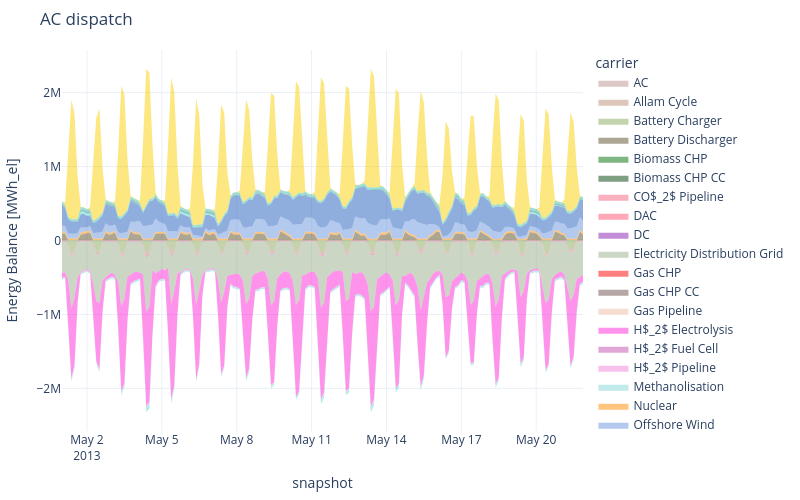

Notebook code for this chart:
### Code cell
fig = s.energy_balance.iplot.area(bus_carrier="AC")
fig.update_layout(title="AC dispatch", height=500)

### Figure 1 — Plotly figure (JSON) as saved in the notebook; plotly's stock layout.template omitted (floating-point values rounded to 4 significant figures; data arrays with more than 128 entries replaced by an {"elided": "..."} marker saying what was removed)
{"data": [{"fillpattern": {"shape": ""}, "hovertemplate": "carrier=Allam Cycle<br>snapshot=%{x}<br>Energy Balance [MWh_el]=%{y}<extra></extra>", "legendgroup": "Allam Cycle", "line": {"color": "#B98F76", "width": 0}, "marker": {"symbol": "circle"}, "mode": "lines", "name": "Allam Cycle", "orientation": "v", "showlegend": false, "stackgroup": "positive", "type": "scatter", "x": {"elided": "168 str values"}, "xaxis": "x", "y": {"elided": "168 float values"}, "yaxis": "y"}, {"fillpattern": {"shape": ""}, "hovertemplate": "carrier=Battery Discharger<br>snapshot=%{x}<br>Energy Balance [MWh_el]=%{y}<extra></extra>", "legendgroup": "Battery Discharger", "line": {"color": "#5d4e29", "width": 0}, "marker": {"symbol": "circle"}, "mode": "lines", "name": "Battery Discharger", "orientation": "v", "showlegend": false, "stackgroup": "positive", "type": "scatter", "x": {"elided": "168 str values"}, "xaxis": "x", "y": {"elided": "168 float values"}, "yaxis": "y"}, {"fillpattern": {"shape": ""}, "hovertemplate": "carrier=Biomass CHP<br>snapshot=%{x}<br>Energy Balance [MWh_el]=%{y}<extra></extra>", "legendgroup": "Biomass CHP", "line": {"color": "#007008", "width": 0}, "marker": {"symbol": "circle"}, "mode": "lines", "name": "Biomass CHP", "orientation": "v", "showlegend": false, "stackgroup": "positive", "type": "scatter", "x": {"elided": "168 str values"}, "xaxis": "x", "y": {"elided": "168 float values"}, "yaxis": "y"}, {"fillpattern": {"shape": ""}, "hovertemplate": "carrier=Biomass CHP CC<br>snapshot=%{x}<br>Energy Balance [MWh_el]=%{y}<extra></extra>", "legendgroup": "Biomass CHP CC", "line": {"color": "#004008", "width": 0}, "marker": {"symbol": "circle"}, "mode": "lines", "name": "Biomass CHP CC", "orientation": "v", "showlegend": false, "stackgroup": "positive", "type": "scatter", "x": {"elided": "168 str values"}, "xaxis": "x", "y": {"elided": "168 float values"}, "yaxis": "y"}, {"fillpattern": {"shape": ""}, "hovertemplate": "carrier=Gas CHP<br>snapshot=%{x}<br>Energy Balance [MWh_el]=%{y}<extra></extra>", "legendgroup": "Gas CHP", "line": {"color": "#ff0000", "width": 0}, "marker": {"symbol": "circle"}, "mode": "lines", "name": "Gas CHP", "orientation": "v", "showlegend": false, "stackgroup": "positive", "type": "scatter", "x": {"elided": "168 str values"}, "xaxis": "x", "y": {"elided": "168 float values"}, "yaxis": "y"}, {"fillpattern": {"shape": ""}, "hovertemplate": "carrier=Gas CHP CC<br>snapshot=%{x}<br>Energy Balance [MWh_el]=%{y}<extra></extra>", "legendgroup": "Gas CHP CC", "line": {"color": "#6e4e4c", "width": 0}, "marker": {"symbol": "circle"}, "mode": "lines", "name": "Gas CHP CC", "orientation": "v", "showlegend": false, "stackgroup": "positive", "type": "scatter", "x": {"elided": "168 str values"}, "xaxis": "x", "y": {"elided": "168 float values"}, "yaxis": "y"}, {"fillpattern": {"shape": ""}, "hovertemplate": "carrier=H$_2$ Fuel Cell<br>snapshot=%{x}<br>Energy Balance [MWh_el]=%{y}<extra></extra>", "legendgroup": "H$_2$ Fuel Cell", "line": {"color": "#c251ae", "width": 0}, "marker": {"symbol": "circle"}, "mode": "lines", "name": "H$_2$ Fuel Cell", "orientation": "v", "showlegend": false, "stackgroup": "positive", "type": "scatter", "x": {"elided": "168 str values"}, "xaxis": "x", "y": {"elided": "168 float values"}, "yaxis": "y"}, {"fillpattern": {"shape": ""}, "hovertemplate": "carrier=Nuclear<br>snapshot=%{x}<br>Energy Balance [MWh_el]=%{y}<extra></extra>", "legendgroup": "Nuclear", "line": {"color": "#ff8c00", "width": 0}, "marker": {"symbol": "circle"}, "mode": "lines", "name": "Nuclear", "orientation": "v", "showlegend": false, "stackgroup": "positive", "type": "scatter", "x": {"elided": "168 str values"}, "xaxis": "x", "y": {"elided": "168 float values"}, "yaxis": "y"}, {"fillpattern": {"shape": ""}, "hovertemplate": "carrier=Offshore Wind<br>snapshot=%{x}<br>Energy Balance [MWh_el]=%{y}<extra></extra>", "legendgroup": "Offshore Wind", "line": {"color": "#6895dd", "width": 0}, "marker": {"symbol": "circle"}, "mode": "lines", "name": "Offshore Wind", "orientation": "v", "showlegend": false, "stackgroup": "positive", "type": "scatter", "x": {"elided": "168 str values"}, "xaxis": "x", "y": {"elided": "168 float values"}, "yaxis": "y"}, {"fillpattern": {"shape": ""}, "hovertemplate": "carrier=Onshore Wind<br>snapshot=%{x}<br>Energy Balance [MWh_el]=%{y}<extra></extra>", "legendgroup": "Onshore Wind", "line": {"color": "#235ebc", "width": 0}, "marker": {"symbol": "circle"}, "mode": "lines", "name": "Onshore Wind", "orientation": "v", "showlegend": false, "stackgroup": "positive", "type": "scatter", "x": {"elided": "168 str values"}, "xaxis": "x", "y": {"elided": "168 float values"}, "yaxis": "y"}, {"fillpattern": {"shape": ""}, "hovertemplate": "carrier=Open-Cycle Gas<br>snapshot=%{x}<br>Energy Balance [MWh_el]=%{y}<extra></extra>", "legendgroup": "Open-Cycle Gas", "line": {"color": "#e0986c", "width": 0}, "marker": {"symbol": "circle"}, "mode": "lines", "name": "Open-Cycle Gas", "orientation": "v", "showlegend": false, "stackgroup": "positive", "type": "scatter", "x": {"elided": "168 str values"}, "xaxis": "x", "y": {"elided": "168 float values"}, "yaxis": "y"}, {"fillpattern": {"shape": ""}, "hovertemplate": "carrier=Pumped Hydro Storage<br>snapshot=%{x}<br>Energy Balance [MWh_el]=%{y}<extra></extra>", "legendgroup": "Pumped Hydro Storage", "line": {"color": "#51dbcc", "width": 0}, "marker": {"symbol": "circle"}, "mode": "lines", "name": "Pumped Hydro Storage", "orientation": "v", "showlegend": false, "stackgroup": "positive", "type": "scatter", "x": ["2013-05-01T00:00:00.000000000", "2013-05-01T03:00:00.000000000", "2013-05-01T18:00:00.000000000", "2013-05-01T21:00:00.000000000", "2013-05-02T00:00:00.000000000", "2013-05-02T03:00:00.000000000", "2013-05-02T18:00:00.000000000", "2013-05-02T21:00:00.000000000", "2013-05-03T00:00:00.000000000", "2013-05-03T03:00:00.000000000", "2013-05-03T18:00:00.000000000", "2013-05-03T21:00:00.000000000", "2013-05-04T00:00:00.000000000", "2013-05-04T03:00:00.000000000", "2013-05-05T18:00:00.000000000", "2013-05-05T21:00:00.000000000", "2013-05-06T00:00:00.000000000", "2013-05-06T03:00:00.000000000", "2013-05-06T18:00:00.000000000", "2013-05-06T21:00:00.000000000", "2013-05-07T00:00:00.000000000", "2013-05-07T03:00:00.000000000", "2013-05-08T18:00:00.000000000", "2013-05-08T21:00:00.000000000", "2013-05-09T00:00:00.000000000", "2013-05-09T03:00:00.000000000", "2013-05-09T21:00:00.000000000", "2013-05-10T00:00:00.000000000", "2013-05-10T03:00:00.000000000", "2013-05-10T18:00:00.000000000", "2013-05-10T21:00:00.000000000", "2013-05-11T00:00:00.000000000", "2013-05-11T03:00:00.000000000", "2013-05-12T18:00:00.000000000", "2013-05-13T18:00:00.000000000", "2013-05-13T21:00:00.000000000", "2013-05-14T00:00:00.000000000", "2013-05-14T03:00:00.000000000", "2013-05-14T18:00:00.000000000", "2013-05-15T18:00:00.000000000", "2013-05-15T21:00:00.000000000", "2013-05-16T00:00:00.000000000", "2013-05-16T03:00:00.000000000", "2013-05-16T18:00:00.000000000", "2013-05-16T21:00:00.000000000", "2013-05-17T00:00:00.000000000", "2013-05-17T03:00:00.000000000", "2013-05-18T18:00:00.000000000", "2013-05-18T21:00:00.000000000", "2013-05-19T00:00:00.000000000", "2013-05-19T03:00:00.000000000", "2013-05-19T18:00:00.000000000", "2013-05-19T21:00:00.000000000", "2013-05-20T00:00:00.000000000", "2013-05-20T03:00:00.000000000", "2013-05-20T18:00:00.000000000", "2013-05-20T21:00:00.000000000", "2013-05-21T00:00:00.000000000", "2013-05-21T03:00:00.000000000"], "xaxis": "x", "y": [1798.0, 829.6, 35530.0, 28630.0, 29100.0, 29670.0, 1357.0, 1350.0, 1357.0, 1259.0, 1250.0, 1311.0, 1158.0, 1739.0, 27460.0, 26880.0, 26480.0, 28240.0, 27380.0, 21130.0, 27020.0, 27170.0, 8209.0, 3657.0, 3678.0, 7594.0, 670.0, 741.4, 998.6, 201.6, 486.1, 1296.0, 1416.0, 1781.0, 1473.0, 3000.0, 2468.0, 3604.0, 539.7, 1171.0, 1341.0, 9495.0, 16220.0, 6838.0, 6320.0, 4984.0, 4414.0, 1437.0, 1670.0, 1205.0, 1065.0, 26200.0, 22070.0, 21370.0, 20020.0, 9173.0, 3830.0, 3832.0, 2973.0], "yaxis": "y"}, {"fillpattern": {"shape": ""}, "hovertemplate": "carrier=Reservoir & Dam<br>snapshot=%{x}<br>Energy Balance [MWh_el]=%{y}<extra></extra>", "legendgroup": "Reservoir & Dam", "line": {"color": "#298c81", "width": 0}, "marker": {"symbol": "circle"}, "mode": "lines", "name": "Reservoir & Dam", "orientation": "v", "showlegend": false, "stackgroup": "positive", "type": "scatter", "x": {"elided": "168 str values"}, "xaxis": "x", "y": {"elided": "168 float values"}, "yaxis": "y"}, {"fillpattern": {"shape": ""}, "hovertemplate": "carrier=Run Of River<br>snapshot=%{x}<br>Energy Balance [MWh_el]=%{y}<extra></extra>", "legendgroup": "Run Of River", "line": {"color": "#3dbfb0", "width": 0}, "marker": {"symbol": "circle"}, "mode": "lines", "name": "Run Of River", "orientation": "v", "showlegend": false, "stackgroup": "positive", "type": "scatter", "x": {"elided": "168 str values"}, "xaxis": "x", "y": {"elided": "168 float values"}, "yaxis": "y"}, {"fillpattern": {"shape": ""}, "hovertemplate": "carrier=Solar<br>snapshot=%{x}<br>Energy Balance [MWh_el]=%{y}<extra></extra>", "legendgroup": "Solar", "line": {"color": "#f9d002", "width": 0}, "marker": {"symbol": "circle"}, "mode": "lines", "name": "Solar", "orientation": "v", "showlegend": false, "stackgroup": "positive", "type": "scatter", "x": ["2013-05-01T03:00:00.000000000", "2013-05-01T06:00:00.000000000", "2013-05-01T09:00:00.000000000", "2013-05-01T12:00:00.000000000", "2013-05-01T15:00:00.000000000", "2013-05-01T18:00:00.000000000", "2013-05-02T03:00:00.000000000", "2013-05-02T06:00:00.000000000", "2013-05-02T09:00:00.000000000", "2013-05-02T12:00:00.000000000", "2013-05-02T15:00:00.000000000", "2013-05-02T18:00:00.000000000", "2013-05-03T03:00:00.000000000", "2013-05-03T06:00:00.000000000", "2013-05-03T09:00:00.000000000", "2013-05-03T12:00:00.000000000", "2013-05-03T15:00:00.000000000", "2013-05-03T18:00:00.000000000", "2013-05-04T03:00:00.000000000", "2013-05-04T06:00:00.000000000", "2013-05-04T09:00:00.000000000", "2013-05-04T12:00:00.000000000", "2013-05-04T15:00:00.000000000", "2013-05-04T18:00:00.000000000", "2013-05-05T03:00:00.000000000", "2013-05-05T06:00:00.000000000", "2013-05-05T09:00:00.000000000", "2013-05-05T12:00:00.000000000", "2013-05-05T15:00:00.000000000", "2013-05-05T18:00:00.000000000", "2013-05-06T03:00:00.000000000", "2013-05-06T06:00:00.000000000", "2013-05-06T09:00:00.000000000", "2013-05-06T12:00:00.000000000", "2013-05-06T15:00:00.000000000", "2013-05-06T18:00:00.000000000", "2013-05-07T03:00:00.000000000", "2013-05-07T06:00:00.000000000", "2013-05-07T09:00:00.000000000", "2013-05-07T12:00:00.000000000", "2013-05-07T15:00:00.000000000", "2013-05-07T18:00:00.000000000", "2013-05-08T03:00:00.000000000", "2013-05-08T06:00:00.000000000", "2013-05-08T09:00:00.000000000", "2013-05-08T12:00:00.000000000", "2013-05-08T15:00:00.000000000", "2013-05-08T18:00:00.000000000", "2013-05-09T03:00:00.000000000", "2013-05-09T06:00:00.000000000", "2013-05-09T09:00:00.000000000", "2013-05-09T12:00:00.000000000", "2013-05-09T15:00:00.000000000", "2013-05-09T18:00:00.000000000", "2013-05-10T03:00:00.000000000", "2013-05-10T06:00:00.000000000", "2013-05-10T09:00:00.000000000", "2013-05-10T12:00:00.000000000", "2013-05-10T15:00:00.000000000", "2013-05-10T18:00:00.000000000", "2013-05-11T03:00:00.000000000", "2013-05-11T06:00:00.000000000", "2013-05-11T09:00:00.000000000", "2013-05-11T12:00:00.000000000", "2013-05-11T15:00:00.000000000", "2013-05-11T18:00:00.000000000", "2013-05-12T03:00:00.000000000", "2013-05-12T06:00:00.000000000", "2013-05-12T09:00:00.000000000", "2013-05-12T12:00:00.000000000", "2013-05-12T15:00:00.000000000", "2013-05-12T18:00:00.000000000", "2013-05-13T03:00:00.000000000", "2013-05-13T06:00:00.000000000", "2013-05-13T09:00:00.000000000", "2013-05-13T12:00:00.000000000", "2013-05-13T15:00:00.000000000", "2013-05-13T18:00:00.000000000", "2013-05-14T03:00:00.000000000", "2013-05-14T06:00:00.000000000", "2013-05-14T09:00:00.000000000", "2013-05-14T12:00:00.000000000", "2013-05-14T15:00:00.000000000", "2013-05-14T18:00:00.000000000", "2013-05-15T03:00:00.000000000", "2013-05-15T06:00:00.000000000", "2013-05-15T09:00:00.000000000", "2013-05-15T12:00:00.000000000", "2013-05-15T15:00:00.000000000", "2013-05-15T18:00:00.000000000", "2013-05-16T03:00:00.000000000", "2013-05-16T06:00:00.000000000", "2013-05-16T09:00:00.000000000", "2013-05-16T12:00:00.000000000", "2013-05-16T15:00:00.000000000", "2013-05-16T18:00:00.000000000", "2013-05-17T03:00:00.000000000", "2013-05-17T06:00:00.000000000", "2013-05-17T09:00:00.000000000", "2013-05-17T12:00:00.000000000", "2013-05-17T15:00:00.000000000", "2013-05-17T18:00:00.000000000", "2013-05-18T03:00:00.000000000", "2013-05-18T06:00:00.000000000", "2013-05-18T09:00:00.000000000", "2013-05-18T12:00:00.000000000", "2013-05-18T15:00:00.000000000", "2013-05-18T18:00:00.000000000", "2013-05-19T03:00:00.000000000", "2013-05-19T06:00:00.000000000", "2013-05-19T09:00:00.000000000", "2013-05-19T12:00:00.000000000", "2013-05-19T15:00:00.000000000", "2013-05-19T18:00:00.000000000", "2013-05-20T03:00:00.000000000", "2013-05-20T06:00:00.000000000", "2013-05-20T09:00:00.000000000", "2013-05-20T12:00:00.000000000", "2013-05-20T15:00:00.000000000", "2013-05-20T18:00:00.000000000", "2013-05-21T03:00:00.000000000", "2013-05-21T06:00:00.000000000", "2013-05-21T09:00:00.000000000", "2013-05-21T12:00:00.000000000", "2013-05-21T15:00:00.000000000", "2013-05-21T18:00:00.000000000"], "xaxis": "x", "y": [30980.0, 869000.0, 1616000.0, 1432000.0, 570800.0, 9918.0, 26590.0, 780400.0, 1374000.0, 1450000.0, 603500.0, 11340.0, 27950.0, 869100.0, 1767000.0, 1604000.0, 677800.0, 12040.0, 28830.0, 953300.0, 1836000.0, 1706000.0, 725800.0, 15040.0, 31880.0, 923300.0, 1834000.0, 1627000.0, 702600.0, 15310.0, 30440.0, 839500.0, 1708000.0, 1478000.0, 544700.0, 2046.0, 30150.0, 793600.0, 1561000.0, 1363000.0, 514700.0, 5092.0, 32620.0, 764900.0, 1355000.0, 1181000.0, 506600.0, 10460.0, 23930.0, 786000.0, 1473000.0, 1351000.0, 566000.0, 12270.0, 32060.0, 804400.0, 1542000.0, 1430000.0, 643600.0, 15280.0, 33700.0, 847300.0, 1676000.0, 1552000.0, 690500.0, 15740.0, 31990.0, 844300.0, 1633000.0, 1514000.0, 699800.0, 16070.0, 32390.0, 825200.0, 1599000.0, 1505000.0, 687800.0, 15650.0, 27640.0, 863700.0, 1618000.0, 1537000.0, 592200.0, 13090.0, 40370.0, 788900.0, 1352000.0, 1177000.0, 505800.0, 16030.0, 28230.0, 640700.0, 1309000.0, 1127000.0, 469100.0, 12650.0, 36260.0, 713300.0, 1309000.0, 1231000.0, 532200.0, 12550.0, 37790.0, 889900.0, 1504000.0, 1402000.0, 575700.0, 12880.0, 43350.0, 818700.0, 1499000.0, 1382000.0, 552700.0, 12840.0, 44010.0, 871200.0, 1474000.0, 1355000.0, 602900.0, 16410.0, 44630.0, 758800.0, 1338000.0, 1184000.0, 518600.0, 16340.0], "yaxis": "y"}, {"fillpattern": {"shape": ""}, "hovertemplate": "carrier=Battery Charger<br>snapshot=%{x}<br>Energy Balance [MWh_el]=%{y}<extra></extra>", "legendgroup": "Battery Charger", "line": {"color": "#88a75b", "width": 0}, "marker": {"symbol": "circle"}, "mode": "lines", "name": "Battery Charger", "orientation": "v", "showlegend": false, "stackgroup": "negative", "type": "scatter", "x": {"elided": "168 str values"}, "xaxis": "x", "y": {"elided": "168 float values"}, "yaxis": "y"}, {"fillpattern": {"shape": ""}, "hovertemplate": "carrier=CO$_2$ Pipeline<br>snapshot=%{x}<br>Energy Balance [MWh_el]=%{y}<extra></extra>", "legendgroup": "CO$_2$ Pipeline", "line": {"color": "#f5627f", "width": 0}, "marker": {"symbol": "circle"}, "mode": "lines", "name": "CO$_2$ Pipeline", "orientation": "v", "showlegend": false, "stackgroup": "negative", "type": "scatter", "x": {"elided": "168 str values"}, "xaxis": "x", "y": {"elided": "168 float values"}, "yaxis": "y"}, {"fillpattern": {"shape": ""}, "hovertemplate": "carrier=DAC<br>snapshot=%{x}<br>Energy Balance [MWh_el]=%{y}<extra></extra>", "legendgroup": "DAC", "line": {"color": "#ff5270", "width": 0}, "marker": {"symbol": "circle"}, "mode": "lines", "name": "DAC", "orientation": "v", "showlegend": false, "stackgroup": "negative", "type": "scatter", "x": {"elided": "168 str values"}, "xaxis": "x", "y": {"elided": "168 float values"}, "yaxis": "y"}, {"fillpattern": {"shape": ""}, "hovertemplate": "carrier=DC<br>snapshot=%{x}<br>Energy Balance [MWh_el]=%{y}<extra></extra>", "legendgroup": "DC", "line": {"color": "#8a1caf", "width": 0}, "marker": {"symbol": "circle"}, "mode": "lines", "name": "DC", "orientation": "v", "showlegend": false, "stackgroup": "negative", "type": "scatter", "x": {"elided": "168 str values"}, "xaxis": "x", "y": {"elided": "168 float values"}, "yaxis": "y"}, {"fillpattern": {"shape": ""}, "hovertemplate": "carrier=Electricity Distribution Grid<br>snapshot=%{x}<br>Energy Balance [MWh_el]=%{y}<extra></extra>", "legendgroup": "Electricity Distribution Grid", "line": {"color": "#97ad8c", "width": 0}, "marker": {"symbol": "circle"}, "mode": "lines", "name": "Electricity Distribution Grid", "orientation": "v", "showlegend": false, "stackgroup": "negative", "type": "scatter", "x": {"elided": "168 str values"}, "xaxis": "x", "y": {"elided": "168 float values"}, "yaxis": "y"}, {"fillpattern": {"shape": ""}, "hovertemplate": "carrier=Gas Pipeline<br>snapshot=%{x}<br>Energy Balance [MWh_el]=%{y}<extra></extra>", "legendgroup": "Gas Pipeline", "line": {"color": "#ebbca0", "width": 0}, "marker": {"symbol": "circle"}, "mode": "lines", "name": "Gas Pipeline", "orientation": "v", "showlegend": false, "stackgroup": "negative", "type": "scatter", "x": {"elided": "168 str values"}, "xaxis": "x", "y": {"elided": "168 float values"}, "yaxis": "y"}, {"fillpattern": {"shape": ""}, "hovertemplate": "carrier=H$_2$ Electrolysis<br>snapshot=%{x}<br>Energy Balance [MWh_el]=%{y}<extra></extra>", "legendgroup": "H$_2$ Electrolysis", "line": {"color": "#ff29d9", "width": 0}, "marker": {"symbol": "circle"}, "mode": "lines", "name": "H$_2$ Electrolysis", "orientation": "v", "showlegend": false, "stackgroup": "negative", "type": "scatter", "x": {"elided": "168 str values"}, "xaxis": "x", "y": {"elided": "168 float values"}, "yaxis": "y"}, {"fillpattern": {"shape": ""}, "hovertemplate": "carrier=H$_2$ Pipeline<br>snapshot=%{x}<br>Energy Balance [MWh_el]=%{y}<extra></extra>", "legendgroup": "H$_2$ Pipeline", "line": {"color": "#f081dc", "width": 0}, "marker": {"symbol": "circle"}, "mode": "lines", "name": "H$_2$ Pipeline", "orientation": "v", "showlegend": false, "stackgroup": "negative", "type": "scatter", "x": {"elided": "168 str values"}, "xaxis": "x", "y": {"elided": "168 float values"}, "yaxis": "y"}, {"fillpattern": {"shape": ""}, "hovertemplate": "carrier=Methanolisation<br>snapshot=%{x}<br>Energy Balance [MWh_el]=%{y}<extra></extra>", "legendgroup": "Methanolisation", "line": {"color": "#83d6d5", "width": 0}, "marker": {"symbol": "circle"}, "mode": "lines", "name": "Methanolisation", "orientation": "v", "showlegend": false, "stackgroup": "negative", "type": "scatter", "x": {"elided": "168 str values"}, "xaxis": "x", "y": {"elided": "168 float values"}, "yaxis": "y"}, {"fillpattern": {"shape": ""}, "hovertemplate": "carrier=Pumped Hydro Storage<br>snapshot=%{x}<br>Energy Balance [MWh_el]=%{y}<extra></extra>", "legendgroup": "Pumped Hydro Storage", "line": {"color": "#51dbcc", "width": 0}, "marker": {"symbol": "circle"}, "mode": "lines", "name": "Pumped Hydro Storage", "orientation": "v", "showlegend": false, "stackgroup": "negative", "type": "scatter", "x": ["2013-05-01T06:00:00.000000000", "2013-05-01T09:00:00.000000000", "2013-05-01T12:00:00.000000000", "2013-05-01T15:00:00.000000000", "2013-05-02T06:00:00.000000000", "2013-05-02T09:00:00.000000000", "2013-05-02T12:00:00.000000000", "2013-05-02T15:00:00.000000000", "2013-05-03T06:00:00.000000000", "2013-05-03T09:00:00.000000000", "2013-05-03T12:00:00.000000000", "2013-05-03T15:00:00.000000000", "2013-05-04T06:00:00.000000000", "2013-05-04T09:00:00.000000000", "2013-05-04T12:00:00.000000000", "2013-05-04T15:00:00.000000000", "2013-05-04T18:00:00.000000000", "2013-05-04T21:00:00.000000000", "2013-05-05T00:00:00.000000000", "2013-05-05T03:00:00.000000000", "2013-05-05T06:00:00.000000000", "2013-05-05T09:00:00.000000000", "2013-05-05T12:00:00.000000000", "2013-05-05T15:00:00.000000000", "2013-05-06T06:00:00.000000000", "2013-05-06T09:00:00.000000000", "2013-05-06T12:00:00.000000000", "2013-05-06T15:00:00.000000000", "2013-05-07T06:00:00.000000000", "2013-05-07T09:00:00.000000000", "2013-05-07T12:00:00.000000000", "2013-05-07T15:00:00.000000000", "2013-05-07T18:00:00.000000000", "2013-05-07T21:00:00.000000000", "2013-05-08T00:00:00.000000000", "2013-05-08T03:00:00.000000000", "2013-05-08T06:00:00.000000000", "2013-05-08T09:00:00.000000000", "2013-05-08T12:00:00.000000000", "2013-05-08T15:00:00.000000000", "2013-05-09T06:00:00.000000000", "2013-05-09T09:00:00.000000000", "2013-05-09T12:00:00.000000000", "2013-05-09T15:00:00.000000000", "2013-05-09T18:00:00.000000000", "2013-05-10T06:00:00.000000000", "2013-05-10T09:00:00.000000000", "2013-05-10T12:00:00.000000000", "2013-05-10T15:00:00.000000000", "2013-05-11T06:00:00.000000000", "2013-05-11T09:00:00.000000000", "2013-05-11T12:00:00.000000000", "2013-05-11T15:00:00.000000000", "2013-05-11T18:00:00.000000000", "2013-05-11T21:00:00.000000000", "2013-05-12T00:00:00.000000000", "2013-05-12T03:00:00.000000000", "2013-05-12T06:00:00.000000000", "2013-05-12T09:00:00.000000000", "2013-05-12T12:00:00.000000000", "2013-05-12T15:00:00.000000000", "2013-05-12T21:00:00.000000000", "2013-05-13T00:00:00.000000000", "2013-05-13T03:00:00.000000000", "2013-05-13T06:00:00.000000000", "2013-05-13T09:00:00.000000000", "2013-05-13T12:00:00.000000000", "2013-05-13T15:00:00.000000000", "2013-05-14T06:00:00.000000000", "2013-05-14T09:00:00.000000000", "2013-05-14T12:00:00.000000000", "2013-05-14T15:00:00.000000000", "2013-05-14T21:00:00.000000000", "2013-05-15T00:00:00.000000000", "2013-05-15T03:00:00.000000000", "2013-05-15T06:00:00.000000000", "2013-05-15T09:00:00.000000000", "2013-05-15T12:00:00.000000000", "2013-05-15T15:00:00.000000000", "2013-05-16T06:00:00.000000000", "2013-05-16T09:00:00.000000000", "2013-05-16T12:00:00.000000000", "2013-05-16T15:00:00.000000000", "2013-05-17T06:00:00.000000000", "2013-05-17T09:00:00.000000000", "2013-05-17T12:00:00.000000000", "2013-05-17T15:00:00.000000000", "2013-05-17T18:00:00.000000000", "2013-05-17T21:00:00.000000000", "2013-05-18T00:00:00.000000000", "2013-05-18T03:00:00.000000000", "2013-05-18T06:00:00.000000000", "2013-05-18T09:00:00.000000000", "2013-05-18T12:00:00.000000000", "2013-05-18T15:00:00.000000000", "2013-05-19T06:00:00.000000000", "2013-05-19T09:00:00.000000000", "2013-05-19T12:00:00.000000000", "2013-05-19T15:00:00.000000000", "2013-05-20T06:00:00.000000000", "2013-05-20T09:00:00.000000000", "2013-05-20T12:00:00.000000000", "2013-05-20T15:00:00.000000000", "2013-05-21T06:00:00.000000000", "2013-05-21T09:00:00.000000000", "2013-05-21T12:00:00.000000000", "2013-05-21T15:00:00.000000000", "2013-05-21T18:00:00.000000000", "2013-05-21T21:00:00.000000000"], "xaxis": "x", "y": [-5544.0, -13020.0, -6274.0, -2860.0, -4527.0, -4528.0, -8231.0, -3503.0, -3935.0, -27530.0, -12500.0, -3464.0, -18690.0, -42840.0, -44070.0, -3917.0, -31.42, -109.7, -120.4, -75.23, -11760.0, -27850.0, -23460.0, -3663.0, -3681.0, -11600.0, -8479.0, -2940.0, -3681.0, -7768.0, -7171.0, -3593.0, -50.78, -143.6, -168.3, -277.4, -14090.0, -24580.0, -14350.0, -2817.0, -12890.0, -16070.0, -13760.0, -3661.0, -1190.0, -3927.0, -13580.0, -14530.0, -3660.0, -9230.0, -33770.0, -35400.0, -9514.0, -885.0, -1482.0, -1820.0, -1360.0, -15800.0, -25600.0, -26690.0, -9209.0, -1909.0, -1375.0, -1794.0, -17490.0, -38500.0, -36790.0, -3661.0, -15360.0, -25560.0, -27700.0, -3568.0, -696.3, -1450.0, -1562.0, -11340.0, -18720.0, -14610.0, -3660.0, -3681.0, -4649.0, -3726.0, -3537.0, -3019.0, -4745.0, -4240.0, -2817.0, -2178.0, -2217.0, -2147.0, -1909.0, -15030.0, -20140.0, -18020.0, -3298.0, -10230.0, -18040.0, -15800.0, -3209.0, -6757.0, -11400.0, -7629.0, -3452.0, -3590.0, -8596.0, -9602.0, -3568.0, -1280.0, -1505.0], "yaxis": "y"}, {"fillpattern": {"shape": ""}, "hovertemplate": "carrier=AC<br>snapshot=%{x}<br>Energy Balance [MWh_el]=%{y}<extra></extra>", "legendgroup": "AC", "line": {"color": "rosybrown", "width": 0}, "marker": {"symbol": "circle"}, "mode": "lines", "name": "AC", "orientation": "v", "showlegend": true, "stackgroup": "1", "type": "scatter", "x": ["2013-05-21T21:00:00.000000000"], "xaxis": "x", "y": [NaN], "yaxis": "y"}, {"fillpattern": {"shape": ""}, "hovertemplate": "carrier=Allam Cycle<br>snapshot=%{x}<br>Energy Balance [MWh_el]=%{y}<extra></extra>", "legendgroup": "Allam Cycle", "line": {"color": "#B98F76", "width": 0}, "marker": {"symbol": "circle"}, "mode": "lines", "name": "Allam Cycle", "orientation": "v", "showlegend": true, "stackgroup": "1", "type": "scatter", "x": ["2013-05-21T21:00:00.000000000"], "xaxis": "x", "y": [NaN], "yaxis": "y"}, {"fillpattern": {"shape": ""}, "hovertemplate": "carrier=Battery Charger<br>snapshot=%{x}<br>Energy Balance [MWh_el]=%{y}<extra></extra>", "legendgroup": "Battery Charger", "line": {"color": "#88a75b", "width": 0}, "marker": {"symbol": "circle"}, "mode": "lines", "name": "Battery Charger", "orientation": "v", "showlegend": true, "stackgroup": "1", "type": "scatter", "x": ["2013-05-21T21:00:00.000000000"], "xaxis": "x", "y": [NaN], "yaxis": "y"}, {"fillpattern": {"shape": ""}, "hovertemplate": "carrier=Battery Discharger<br>snapshot=%{x}<br>Energy Balance [MWh_el]=%{y}<extra></extra>", "legendgroup": "Battery Discharger", "line": {"color": "#5d4e29", "width": 0}, "marker": {"symbol": "circle"}, "mode": "lines", "name": "Battery Discharger", "orientation": "v", "showlegend": true, "stackgroup": "1", "type": "scatter", "x": ["2013-05-21T21:00:00.000000000"], "xaxis": "x", "y": [NaN], "yaxis": "y"}, {"fillpattern": {"shape": ""}, "hovertemplate": "carrier=Biomass CHP<br>snapshot=%{x}<br>Energy Balance [MWh_el]=%{y}<extra></extra>", "legendgroup": "Biomass CHP", "line": {"color": "#007008", "width": 0}, "marker": {"symbol": "circle"}, "mode": "lines", "name": "Biomass CHP", "orientation": "v", "showlegend": true, "stackgroup": "1", "type": "scatter", "x": ["2013-05-21T21:00:00.000000000"], "xaxis": "x", "y": [NaN], "yaxis": "y"}, {"fillpattern": {"shape": ""}, "hovertemplate": "carrier=Biomass CHP CC<br>snapshot=%{x}<br>Energy Balance [MWh_el]=%{y}<extra></extra>", "legendgroup": "Biomass CHP CC", "line": {"color": "#004008", "width": 0}, "marker": {"symbol": "circle"}, "mode": "lines", "name": "Biomass CHP CC", "orientation": "v", "showlegend": true, "stackgroup": "1", "type": "scatter", "x": ["2013-05-21T21:00:00.000000000"], "xaxis": "x", "y": [NaN], "yaxis": "y"}, {"fillpattern": {"shape": ""}, "hovertemplate": "carrier=CO$_2$ Pipeline<br>snapshot=%{x}<br>Energy Balance [MWh_el]=%{y}<extra></extra>", "legendgroup": "CO$_2$ Pipeline", "line": {"color": "#f5627f", "width": 0}, "marker": {"symbol": "circle"}, "mode": "lines", "name": "CO$_2$ Pipeline", "orientation": "v", "showlegend": true, "stackgroup": "1", "type": "scatter", "x": ["2013-05-21T21:00:00.000000000"], "xaxis": "x", "y": [NaN], "yaxis": "y"}, {"fillpattern": {"shape": ""}, "hovertemplate": "carrier=DAC<br>snapshot=%{x}<br>Energy Balance [MWh_el]=%{y}<extra></extra>", "legendgroup": "DAC", "line": {"color": "#ff5270", "width": 0}, "marker": {"symbol": "circle"}, "mode": "lines", "name": "DAC", "orientation": "v", "showlegend": true, "stackgroup": "1", "type": "scatter", "x": ["2013-05-21T21:00:00.000000000"], "xaxis": "x", "y": [NaN], "yaxis": "y"}, {"fillpattern": {"shape": ""}, "hovertemplate": "carrier=DC<br>snapshot=%{x}<br>Energy Balance [MWh_el]=%{y}<extra></extra>", "legendgroup": "DC", "line": {"color": "#8a1caf", "width": 0}, "marker": {"symbol": "circle"}, "mode": "lines", "name": "DC", "orientation": "v", "showlegend": true, "stackgroup": "1", "type": "scatter", "x": ["2013-05-21T21:00:00.000000000"], "xaxis": "x", "y": [NaN], "yaxis": "y"}, {"fillpattern": {"shape": ""}, "hovertemplate": "carrier=Electricity Distribution Grid<br>snapshot=%{x}<br>Energy Balance [MWh_el]=%{y}<extra></extra>", "legendgroup": "Electricity Distribution Grid", "line": {"color": "#97ad8c", "width": 0}, "marker": {"symbol": "circle"}, "mode": "lines", "name": "Electricity Distribution Grid", "orientation": "v", "showlegend": true, "stackgroup": "1", "type": "scatter", "x": ["2013-05-21T21:00:00.000000000"], "xaxis": "x", "y": [NaN], "yaxis": "y"}, {"fillpattern": {"shape": ""}, "hovertemplate": "carrier=Gas CHP<br>snapshot=%{x}<br>Energy Balance [MWh_el]=%{y}<extra></extra>", "legendgroup": "Gas CHP", "line": {"color": "#ff0000", "width": 0}, "marker": {"symbol": "circle"}, "mode": "lines", "name": "Gas CHP", "orientation": "v", "showlegend": true, "stackgroup": "1", "type": "scatter", "x": ["2013-05-21T21:00:00.000000000"], "xaxis": "x", "y": [NaN], "yaxis": "y"}, {"fillpattern": {"shape": ""}, "hovertemplate": "carrier=Gas CHP CC<br>snapshot=%{x}<br>Energy Balance [MWh_el]=%{y}<extra></extra>", "legendgroup": "Gas CHP CC", "line": {"color": "#6e4e4c", "width": 0}, "marker": {"symbol": "circle"}, "mode": "lines", "name": "Gas CHP CC", "orientation": "v", "showlegend": true, "stackgroup": "1", "type": "scatter", "x": ["2013-05-21T21:00:00.000000000"], "xaxis": "x", "y": [NaN], "yaxis": "y"}, {"fillpattern": {"shape": ""}, "hovertemplate": "carrier=Gas Pipeline<br>snapshot=%{x}<br>Energy Balance [MWh_el]=%{y}<extra></extra>", "legendgroup": "Gas Pipeline", "line": {"color": "#ebbca0", "width": 0}, "marker": {"symbol": "circle"}, "mode": "lines", "name": "Gas Pipeline", "orientation": "v", "showlegend": true, "stackgroup": "1", "type": "scatter", "x": ["2013-05-21T21:00:00.000000000"], "xaxis": "x", "y": [NaN], "yaxis": "y"}, {"fillpattern": {"shape": ""}, "hovertemplate": "carrier=H$_2$ Electrolysis<br>snapshot=%{x}<br>Energy Balance [MWh_el]=%{y}<extra></extra>", "legendgroup": "H$_2$ Electrolysis", "line": {"color": "#ff29d9", "width": 0}, "marker": {"symbol": "circle"}, "mode": "lines", "name": "H$_2$ Electrolysis", "orientation": "v", "showlegend": true, "stackgroup": "1", "type": "scatter", "x": ["2013-05-21T21:00:00.000000000"], "xaxis": "x", "y": [NaN], "yaxis": "y"}, {"fillpattern": {"shape": ""}, "hovertemplate": "carrier=H$_2$ Fuel Cell<br>snapshot=%{x}<br>Energy Balance [MWh_el]=%{y}<extra></extra>", "legendgroup": "H$_2$ Fuel Cell", "line": {"color": "#c251ae", "width": 0}, "marker": {"symbol": "circle"}, "mode": "lines", "name": "H$_2$ Fuel Cell", "orientation": "v", "showlegend": true, "stackgroup": "1", "type": "scatter", "x": ["2013-05-21T21:00:00.000000000"], "xaxis": "x", "y": [NaN], "yaxis": "y"}, {"fillpattern": {"shape": ""}, "hovertemplate": "carrier=H$_2$ Pipeline<br>snapshot=%{x}<br>Energy Balance [MWh_el]=%{y}<extra></extra>", "legendgroup": "H$_2$ Pipeline", "line": {"color": "#f081dc", "width": 0}, "marker": {"symbol": "circle"}, "mode": "lines", "name": "H$_2$ Pipeline", "orientation": "v", "showlegend": true, "stackgroup": "1", "type": "scatter", "x": ["2013-05-21T21:00:00.000000000"], "xaxis": "x", "y": [NaN], "yaxis": "y"}, {"fillpattern": {"shape": ""}, "hovertemplate": "carrier=Methanolisation<br>snapshot=%{x}<br>Energy Balance [MWh_el]=%{y}<extra></extra>", "legendgroup": "Methanolisation", "line": {"color": "#83d6d5", "width": 0}, "marker": {"symbol": "circle"}, "mode": "lines", "name": "Methanolisation", "orientation": "v", "showlegend": true, "stackgroup": "1", "type": "scatter", "x": ["2013-05-21T21:00:00.000000000"], "xaxis": "x", "y": [NaN], "yaxis": "y"}, {"fillpattern": {"shape": ""}, "hovertemplate": "carrier=Nuclear<br>snapshot=%{x}<br>Energy Balance [MWh_el]=%{y}<extra></extra>", "legendgroup": "Nuclear", "line": {"color": "#ff8c00", "width": 0}, "marker": {"symbol": "circle"}, "mode": "lines", "name": "Nuclear", "orientation": "v", "showlegend": true, "stackgroup": "1", "type": "scatter", "x": ["2013-05-21T21:00:00.000000000"], "xaxis": "x", "y": [NaN], "yaxis": "y"}, {"fillpattern": {"shape": ""}, "hovertemplate": "carrier=Offshore Wind<br>snapshot=%{x}<br>Energy Balance [MWh_el]=%{y}<extra></extra>", "legendgroup": "Offshore Wind", "line": {"color": "#6895dd", "width": 0}, "marker": {"symbol": "circle"}, "mode": "lines", "name": "Offshore Wind", "orientation": "v", "showlegend": true, "stackgroup": "1", "type": "scatter", "x": ["2013-05-21T21:00:00.000000000"], "xaxis": "x", "y": [NaN], "yaxis": "y"}, {"fillpattern": {"shape": ""}, "hovertemplate": "carrier=Onshore Wind<br>snapshot=%{x}<br>Energy Balance [MWh_el]=%{y}<extra></extra>", "legendgroup": "Onshore Wind", "line": {"color": "#235ebc", "width": 0}, "marker": {"symbol": "circle"}, "mode": "lines", "name": "Onshore Wind", "orientation": "v", "showlegend": true, "stackgroup": "1", "type": "scatter", "x": ["2013-05-21T21:00:00.000000000"], "xaxis": "x", "y": [NaN], "yaxis": "y"}, {"fillpattern": {"shape": ""}, "hovertemplate": "carrier=Open-Cycle Gas<br>snapshot=%{x}<br>Energy Balance [MWh_el]=%{y}<extra></extra>", "legendgroup": "Open-Cycle Gas", "line": {"color": "#e0986c", "width": 0}, "marker": {"symbol": "circle"}, "mode": "lines", "name": "Open-Cycle Gas", "orientation": "v", "showlegend": true, "stackgroup": "1", "type": "scatter", "x": ["2013-05-21T21:00:00.000000000"], "xaxis": "x", "y": [NaN], "yaxis": "y"}, {"fillpattern": {"shape": ""}, "hovertemplate": "carrier=Pumped Hydro Storage<br>snapshot=%{x}<br>Energy Balance [MWh_el]=%{y}<extra></extra>", "legendgroup": "Pumped Hydro Storage", "line": {"color": "#51dbcc", "width": 0}, "marker": {"symbol": "circle"}, "mode": "lines", "name": "Pumped Hydro Storage", "orientation": "v", "showlegend": true, "stackgroup": "1", "type": "scatter", "x": ["2013-05-21T21:00:00.000000000"], "xaxis": "x", "y": [NaN], "yaxis": "y"}, {"fillpattern": {"shape": ""}, "hovertemplate": "carrier=Reservoir & Dam<br>snapshot=%{x}<br>Energy Balance [MWh_el]=%{y}<extra></extra>", "legendgroup": "Reservoir & Dam", "line": {"color": "#298c81", "width": 0}, "marker": {"symbol": "circle"}, "mode": "lines", "name": "Reservoir & Dam", "orientation": "v", "showlegend": true, "stackgroup": "1", "type": "scatter", "x": ["2013-05-21T21:00:00.000000000"], "xaxis": "x", "y": [NaN], "yaxis": "y"}, {"fillpattern": {"shape": ""}, "hovertemplate": "carrier=Run Of River<br>snapshot=%{x}<br>Energy Balance [MWh_el]=%{y}<extra></extra>", "legendgroup": "Run Of River", "line": {"color": "#3dbfb0", "width": 0}, "marker": {"symbol": "circle"}, "mode": "lines", "name": "Run Of River", "orientation": "v", "showlegend": true, "stackgroup": "1", "type": "scatter", "x": ["2013-05-21T21:00:00.000000000"], "xaxis": "x", "y": [NaN], "yaxis": "y"}, {"fillpattern": {"shape": ""}, "hovertemplate": "carrier=Solar<br>snapshot=%{x}<br>Energy Balance [MWh_el]=%{y}<extra></extra>", "legendgroup": "Solar", "line": {"color": "#f9d002", "width": 0}, "marker": {"symbol": "circle"}, "mode": "lines", "name": "Solar", "orientation": "v", "showlegend": true, "stackgroup": "1", "type": "scatter", "x": ["2013-05-21T21:00:00.000000000"], "xaxis": "x", "y": [NaN], "yaxis": "y"}], "layout": {"height": 500, "hovermode": "x", "legend": {"title": {"text": "carrier"}, "tracegroupgap": 0}, "margin": {"b": 50, "l": 50, "r": 50, "t": 50}, "title": {"text": "AC dispatch"}, "width": 800, "xaxis": {"anchor": "y", "domain": [0, 1], "title": {"text": "snapshot"}}, "yaxis": {"anchor": "x", "domain": [0, 1], "title": {"text": "Energy Balance [MWh_el]"}}}}
